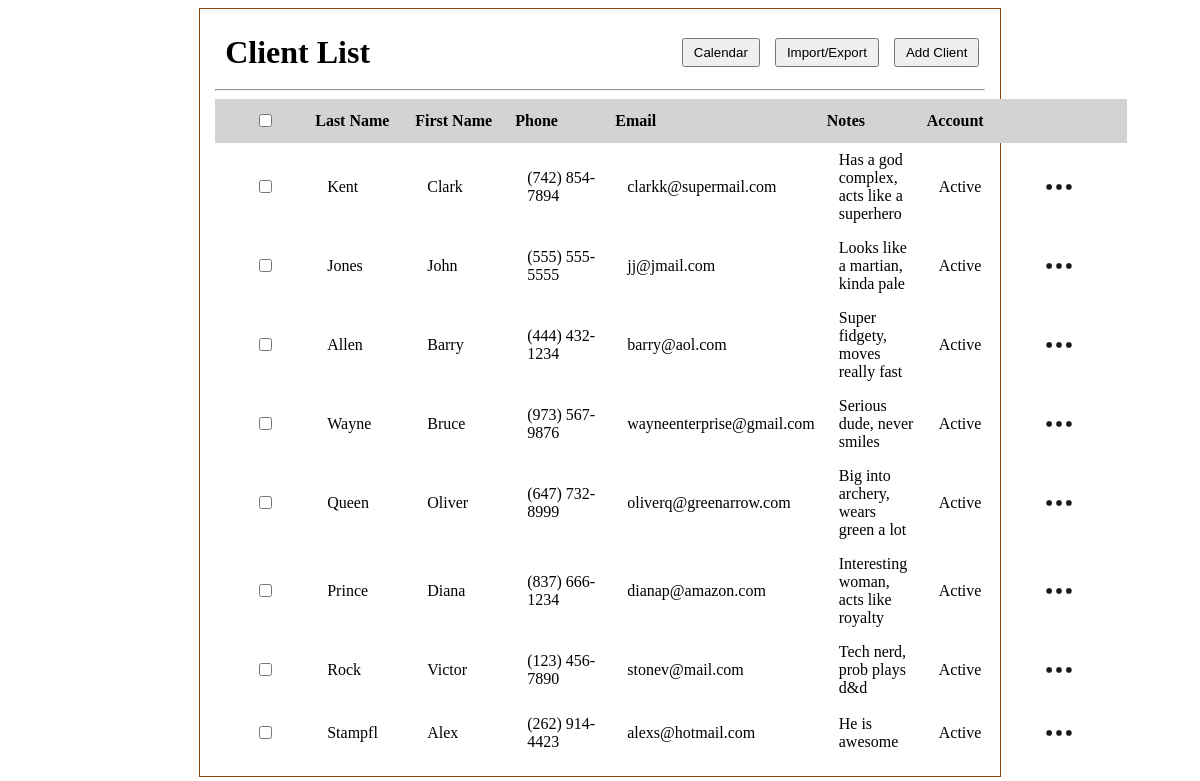
Page /client_list on the earlier database version.
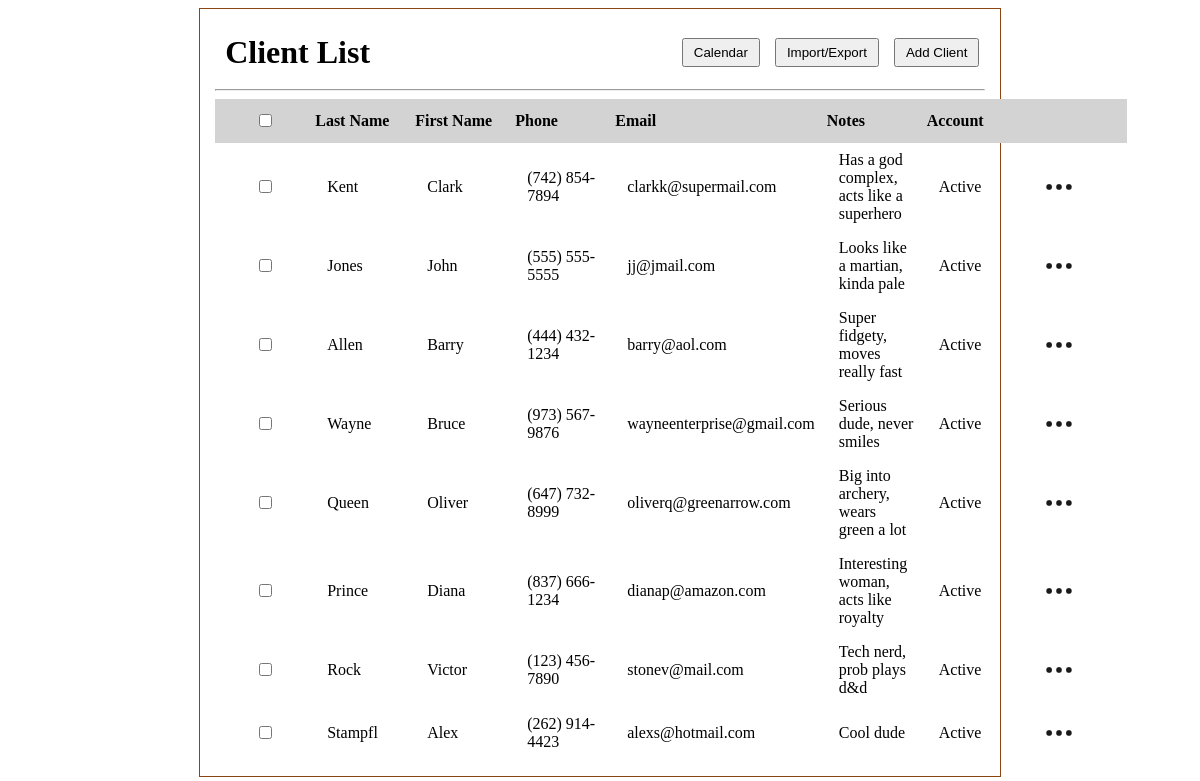
Same page on the later database version.
### tables this page shows
CREATE TABLE clients (
              id INTEGER PRIMARY KEY AUTOINCREMENT,
              first_name TEXT,
              last_name TEXT,
              phone TEXT,
              email TEXT,
              status TEXT
            , notes TEXT);

### app.py (the view)
@app.route('/client_list')
def client_list():
    conn = sqlite3.connect(DB_PATH)  # connects to sqlite database file named client.db, conn is the connection object used to talk to db
    c = conn.cursor() # cursor object lets you execute SQL statements (queries) against db
    c.execute('SELECT * FROM clients')
    clients = c.fetchall() # Fetches all rows that query returned, clients is a list of tuples
    conn.close()
    return render_template('client_list.html', clients=clients)

### templates/client_list.html (shortened to what this page needs)
<!DOCTYPE html>
<html lang="en">
<head>
     <link rel="stylesheet" href="{{ url_for('static', filename = 'main.css') }}">
</head>
<body>
    <div id="client_list">
            <div class="header-row">
                <h1 id="client_list_h1">Client List</h1>
                <div class="header-buttons">
                    <button id="go_to_calendar">Calendar</button>
                    <button id="export_client_list">Import/Export</button>
                    <button id="add_client">Add Client</button>
                </div>
            </div>
        <hr>
        <table>
            <thead>
                <tr id="client_list_headers">
                    <th><input type="checkbox"></th>
                    <th>Last Name</th>
                    <th>First Name</th>
                    <th>Phone</th>
                    <th>Email</th>
                    <th>Notes</th>
                    <th>Account</th>
                    <th></th>
                </tr>
            </thead>
            <tbody id="clientTableBody">
                {% for client in clients %}
                <tr>
                    <td><input type="checkbox"></td>
                    <td>{{ client[2] if client[2] else "" }}</td>
                    <td>{{ client[1] if client[1] else "" }}</td>
                    <td>{{ client[3] if client[3] else "" }}</td>
                    <td>{{ client[4] if client[4] else "" }}</td>
                    <td>{{ client[6] if client[6] else "" }}</td>
                    <td>Active</td>
                    <td class="menu_cell">
                        <div class="menu-container">
                            <img class="meatballs" src = "{{ url_for('static', filename='img/meatball_menu.png') }}" alt="3 dots">
                        </div>
                    </td>
                </tr>
                {% endfor %}
            </tbody>
        </table>
    </div>
</body>
</html>

### static/main.css (style rules this page uses)
#client_list { text-align: center; max-width: 65%; top: 10%; left: 50%; border: 1px solid saddlebrown; height: 100%; margin: 0 auto; padding: 15px; }
table { border-collapse: collapse; width: 100%; }
th, td { padding: 8px 12px; text-align: left; }
#client_list table th:first-child, #client_list table td:first-child { width: 40px; text-align: center; }
table th { padding: 12px 0px 12px 0px; margin: 0 auto; min-width: 100px; text-align: left; }
.header-row { display: flex; justify-content: space-between; align-items: center; width: 98%; padding: 10px; }
.header-buttons { display: flex; gap: 15px; }
#client_list_h1 { display: inline-flex; margin: 0; }
#add_client { padding: 5px 10px; }
#go_to_calendar { padding: 5px 10px; }
#export_client_list { padding: 5px 10px; }
#client_list_headers { background-color: lightgray; }
.menu-container { position: relative; display: inline-block; }
.meatballs { width: 40px; height: 40px; vertical-align: middle; cursor: pointer; }

Differences in the rows shown:
changed clients "Stampfl": notes "He is awesome" → "Cool dude"
